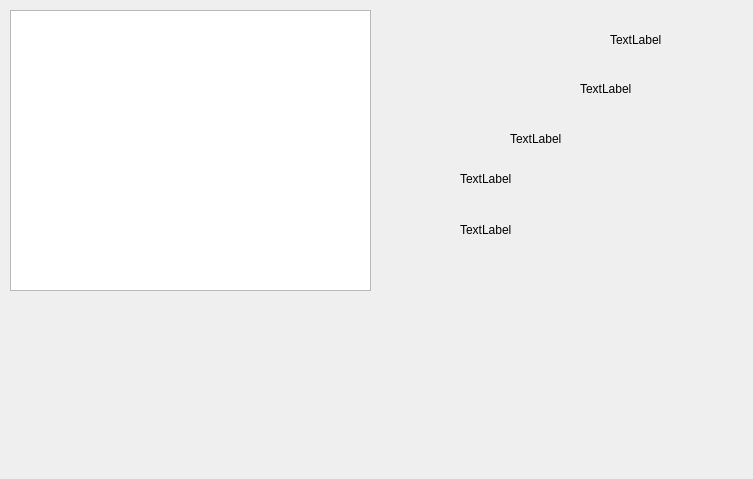
<?xml version="1.0" encoding="UTF-8"?>
<ui version="4.0">
 <class>playervAI</class>
 <widget class="QDialog" name="playervAI">
  <property name="geometry">
   <rect>
    <x>0</x>
    <y>0</y>
    <width>753</width>
    <height>479</height>
   </rect>
  </property>
  <property name="windowTitle">
   <string>Dialog</string>
  </property>
  <widget class="QGraphicsView" name="graphicsView">
   <property name="geometry">
    <rect>
     <x>10</x>
     <y>10</y>
     <width>361</width>
     <height>281</height>
    </rect>
   </property>
  </widget>
  <widget class="QLabel" name="label">
   <property name="geometry">
    <rect>
     <x>510</x>
     <y>130</y>
     <width>161</width>
     <height>17</height>
    </rect>
   </property>
   <property name="text">
    <string>TextLabel</string>
   </property>
  </widget>
  <widget class="QLabel" name="label_2">
   <property name="geometry">
    <rect>
     <x>460</x>
     <y>170</y>
     <width>201</width>
     <height>17</height>
    </rect>
   </property>
   <property name="text">
    <string>TextLabel</string>
   </property>
  </widget>
  <widget class="QLabel" name="label_3">
   <property name="geometry">
    <rect>
     <x>460</x>
     <y>220</y>
     <width>241</width>
     <height>20</height>
    </rect>
   </property>
   <property name="text">
    <string>TextLabel</string>
   </property>
  </widget>
  <widget class="QLabel" name="label_4">
   <property name="geometry">
    <rect>
     <x>610</x>
     <y>30</y>
     <width>91</width>
     <height>20</height>
    </rect>
   </property>
   <property name="text">
    <string>TextLabel</string>
   </property>
  </widget>
  <widget class="QLabel" name="label_5">
   <property name="geometry">
    <rect>
     <x>580</x>
     <y>80</y>
     <width>67</width>
     <height>17</height>
    </rect>
   </property>
   <property name="text">
    <string>TextLabel</string>
   </property>
  </widget>
 </widget>
 <resources/>
 <connections/>
</ui>
